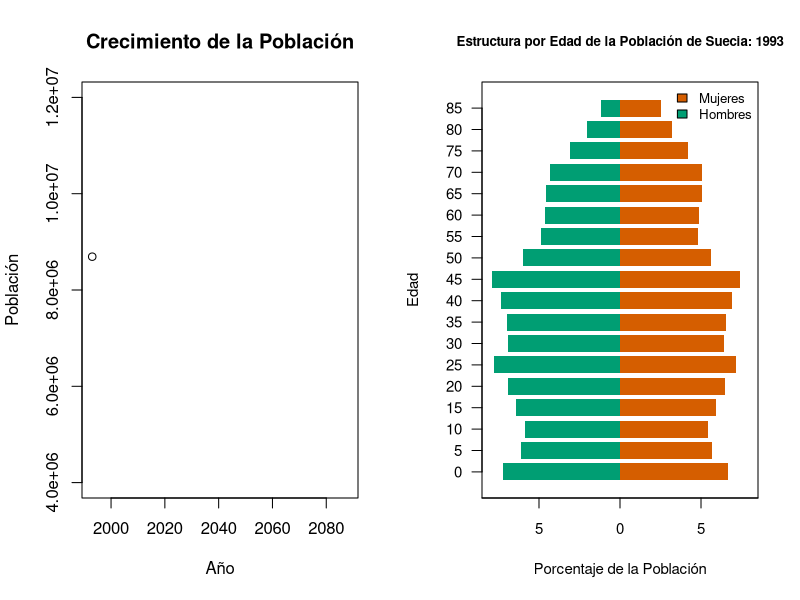
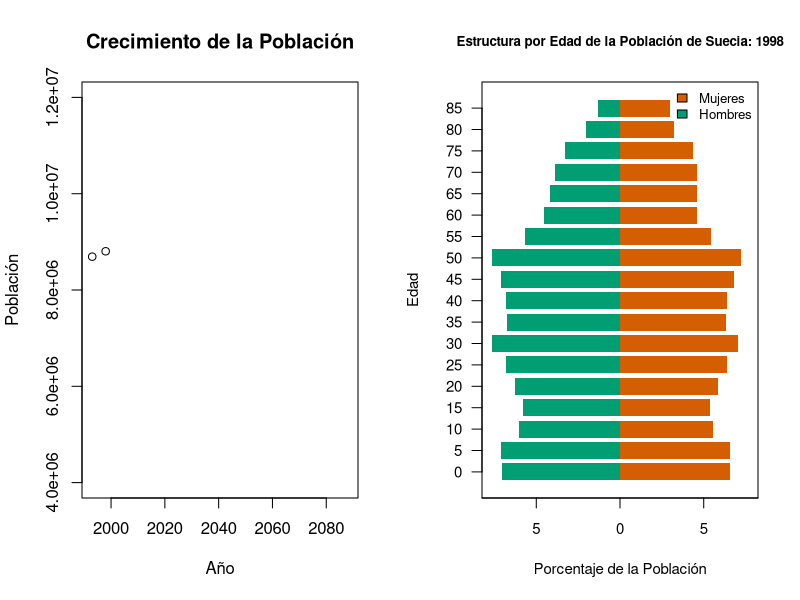
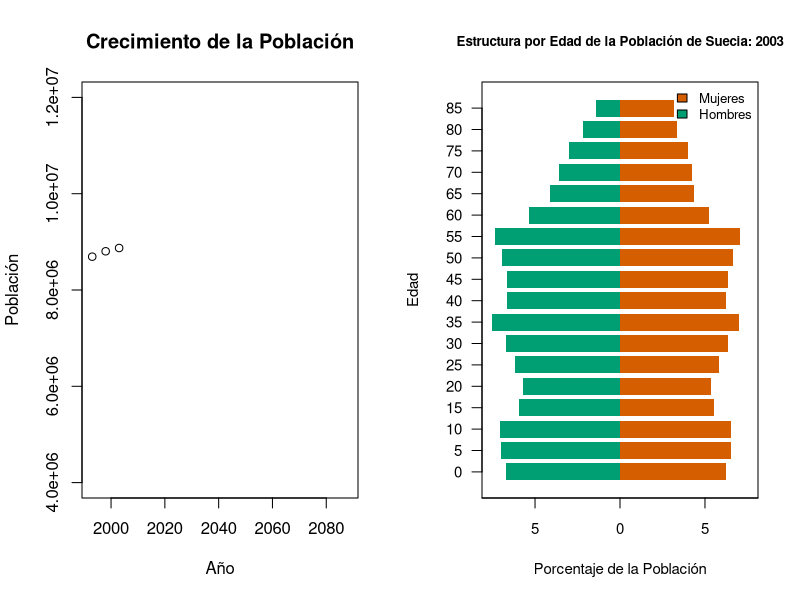
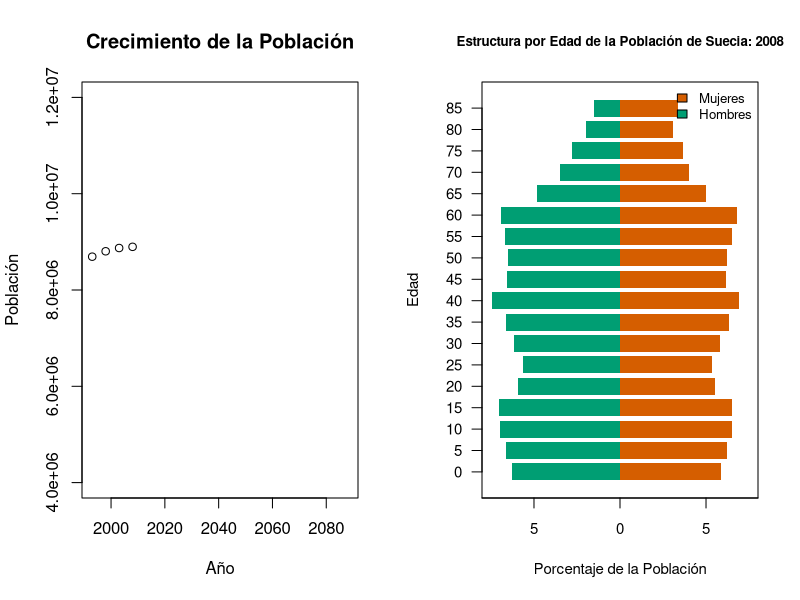
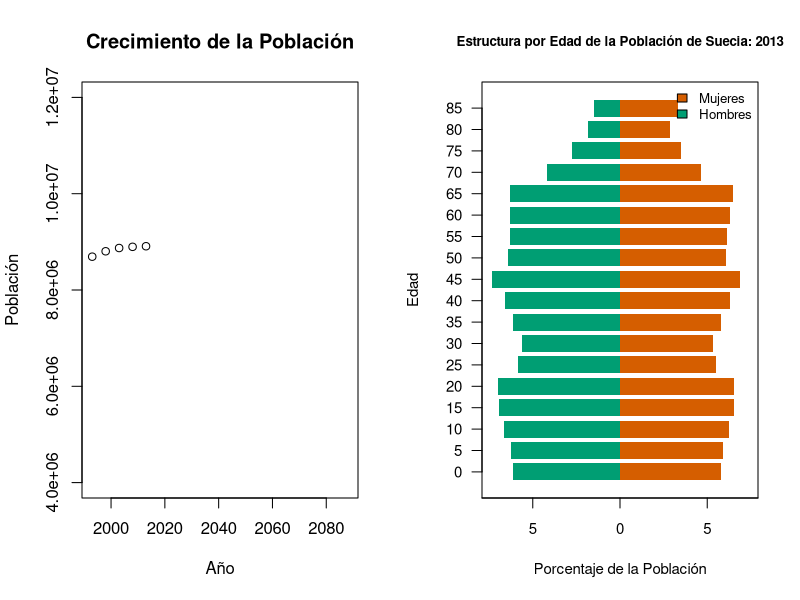
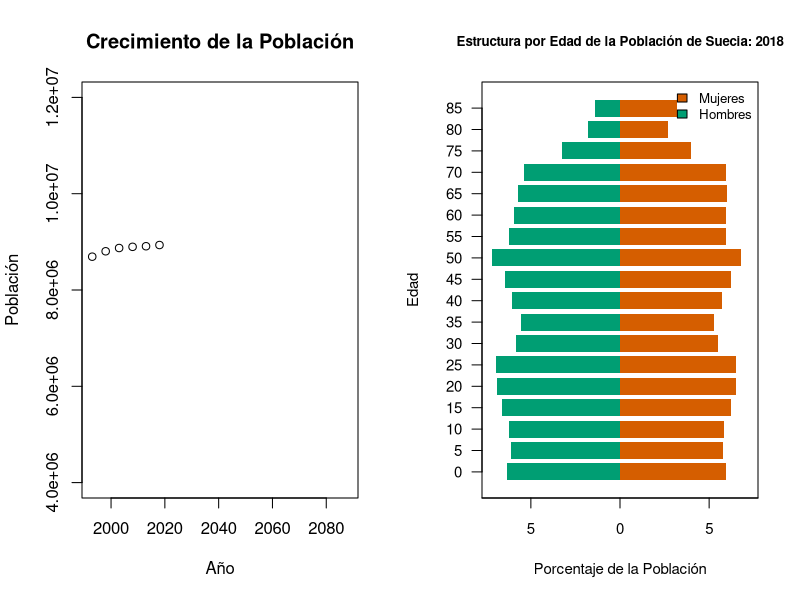
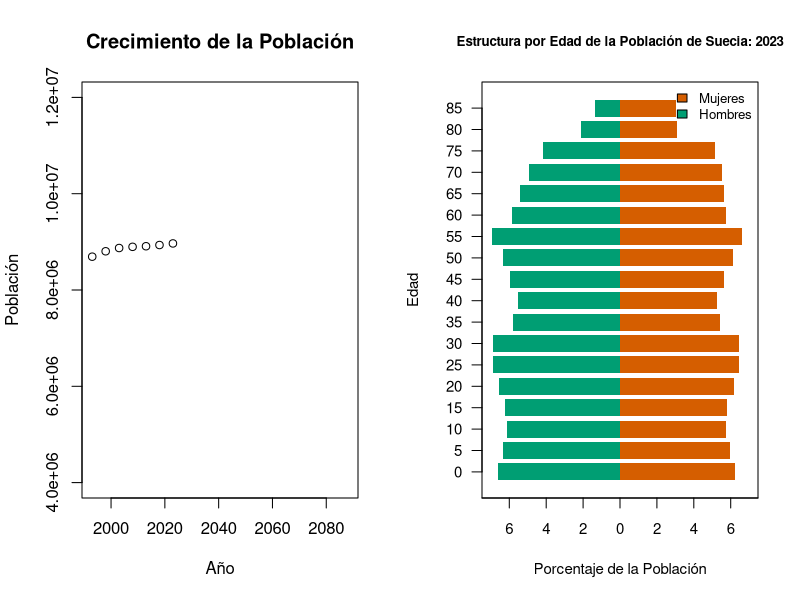
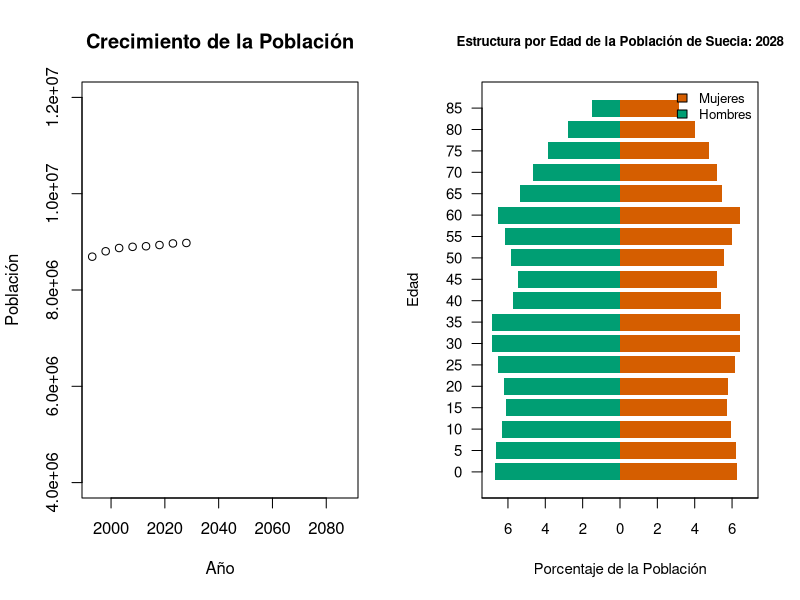

The R source for these figures, in order:
################################################################################
# Demografía 2024 IESTA                                                        #
# Daniel Ciganda                                                               # 
# Laboratorio: Proyecciones de Población                                       # 
# 03 de Diciembre de 2024                                                      #   
################################################################################
# El objetivo es proyectar una población estructurada por edad y sexo,
# en este caso, la población de Suecia, utilizando información sobre los
# cocientes de supervivencia en el intervalo de proyección y las tasas específicas 
# de fecundidad por edad.


# Función para preparar los datos para el gráfico de la pirámide de población
reshape_long <- function(dat, ini, int){
  
  dat <- as.data.frame(dat)
  
  # Extraer el año de los nombres de las columnas
  yrs <- unique(sub('^[fm]_','', names(dat)))
  
  # Verificar que solo hay un año en los datos
  if(length(yrs) != 1){
    stop("Los datos contienen múltiples años")
  }
  
  dat0 <- reshape(data = dat,
                  varying = names(dat),
                  direction = "long",
                  sep = "_")
  names(dat0) <- c("yr", "count", "count")
  ages_lon <- rbind(dat0[,1:2], dat0[,c(1,3)])
  ages_lon$group <- c(rep("females", nrow(dat0)), rep("males", nrow(dat0)))
  ages_lon$age <- rep(seq(0,(nrow(dat)*int)-int,int),2)
  totals_v <- apply(dat, 2, sum)
  ages_lon$totals <- rep(totals_v, each = length(seq(0,(nrow(dat)*int)-int,int)))
  ages_lon$pct <- ages_lon$count/ages_lon$totals

  ages_lon$pct[ages_lon$group == "males"] <- -ages_lon$pct[ages_lon$group == "males"]
  
  return(ages_lon)
}

# Función para graficar la estructura por edad y sexo de la población 
# (pirámide poblacional) 
pd_plot_base <- function(dat, pt = FALSE) {
  
  # Preparar datos
  ages <- dat$age[dat$group == "females"]
  pct_females <- dat$pct[dat$group == "females"]
  pct_males <- dat$pct[dat$group == "males"]
  
  # Establecer límites simétricos para el eje x
  max_pct <- max(abs(c(pct_females, pct_males)))
  xlim <- c(-max_pct, max_pct)
  ylim <- c(0.5, length(ages)+0.5)
  
  # Suprimir ejes y área de trazado predeterminados
  plot(0, 0, type = "n", xlim = xlim, ylim = ylim,
       xlab = "Porcentaje de la Población", ylab = "Edad",
       main = paste("Estructura por Edad de la Población de Suecia:", 
                    unique(dat$yr)),
       cex.main = 0.8, cex.axis = 0.9, cex.lab = 0.9, axes = FALSE)
  
  # Añadir eje y personalizado (edades)
  axis(2, at = 1:length(ages), labels = ages, las = 1, cex.axis = 0.9)
  
  # Añadir eje x personalizado con etiquetas positivas
  x_ticks <- pretty(xlim, n = 5)
  axis(1, at = x_ticks, labels = abs(x_ticks * 100), cex.axis = 0.9)
  box()
  
  # Graficar mujeres
  for (i in 1:length(ages)) {
    rect(0, i - 0.4, pct_females[i], i + 0.4, col = "#D55E00", border = NA)
  }
  
  # Graficar hombres
  for (i in 1:length(ages)) {
    rect(0, i - 0.4, pct_males[i], i + 0.4, col = "#009E73", border = NA)
  }
  
  # Añadir leyenda
  legend("topright", legend = c("Mujeres", "Hombres"), 
         fill = c("#D55E00", "#009E73"), bty = "n", cex = 0.8)
}

# Función para la matriz de Leslie modificada
leslie <- function(L, m) {
  n = length(L)
  M = matrix(0, n, n)
  
  # Probabilidades de supervivencia
  px <- exp(diff(log(L)))
  diag(M[-1,-ncol(M)]) <- px
  M[n,n-1] <- M[n,n] <- L[n]/(L[n-1] + L[n])
  
  # Tasas de fecundidad
  for(i in 1:(n-1)) {
    if(m[i] != 0 | m[i+1] != 0) {
      M[1,i] <- (m[i] + m[i+1] * L[i+1]/L[i])*5/2
    }
  }
  return(M)
}

# Función para proyectar la población y graficar resultados 
p_pop_base <- function(f, Lf, Lm, Nf, Nm, iter, ini, int, srb){
  
  # Variables necesarias para graficar el crecimiento de la población:
  
  # Población Total en cada año
  N <- rep(NA, iter+1)
  
  # Años
  Y <- as.numeric(seq(ini, by = int, len = iter))
  
  # data frame con Población Total por año (una entrada por fila)
  gw <- as.data.frame(cbind(Y, N))
    
  # Construir matrices para mujeres y hombres
  Mf <- leslie(L = Lf, m = f)
  Mm <- leslie(L = Lm, m = f)
  
  # Crear una matriz "pop" para guardar la población base y las proyecciones
  pop <- matrix(NA, length(Lf), 2*iter + 2)
  pop[,1] <- Nf
  pop[,2] <- Nm
  
  # Asignar nombres de columnas a 'pop'
  colnames(pop) <- character(ncol(pop))
  colnames(pop)[1:2] <- c(paste0('f_', ini), paste0('m_', ini))
  
  # Obtener la estructura por edad de la población base
  dat_long <- reshape_long(dat = pop[,1:2], ini = ini, int = int)
  
  # Calcular la población total en el año base y guardar como primer elemento
  # del vector "gw"
  gw$N[1] <- sum(pop[,1:2])
  
  # Graficar el tamaño de la población base y la pirámide
  par(mfrow = c(1, 2))
  
  # Gráfico de crecimiento poblacional
  plot(gw$Y, gw$N, type = "b", ylim = c(4e6, 12e6), 
       xlab = "Año", ylab = "Población",
       main = "Crecimiento de la Población")
  
  # Gráfico de pirámide
  pd_plot_base(dat = dat_long)
  
  # Proyectar la población de hombres y mujeres
  is <- seq(1,by=2,len=iter)
  
  for(i in is){
    
    pop[,i+2] <- Mf %*% pop[,i]
    pop[,i+3] <- Mm %*% pop[,i+1]
    
    # Guardar nacimientos
    births <- pop[1,i+2]
    
    # Calcular población en el primer grupo de edad
    pop[1,i+2] <- births / (1+srb) * Lf[1] / int
    pop[1,i+3] <- births * srb / (1+srb) * Lm[1] / int
    
    # Calcular el índice para el año actual
    idx <- which(is == i) + 1
    current_year <- gw$Y[idx]
    
    # Asignar nombres de columnas
    colnames(pop)[i+2] <- paste0('f_', current_year)
    colnames(pop)[i+3] <- paste0('m_', current_year)
    
    Sys.sleep(0.1)
    dat_long <- reshape_long(dat = pop[,c(i+2,i+3)], ini, int)
    
    gw$N[idx] <- sum(pop[,c(i+2,i+3)])  
    
    # Graficar el crecimiento poblacional y la pirámide actualizados
    par(mfrow = c(1, 2))
    
    # Gráfico de crecimiento poblacional
    plot(gw$Y, gw$N, type = "b", ylim = c(4e6, 12e6), xlab = "Año", ylab = "Población",
         main = "Crecimiento de la Población")
    
    # Gráfico de pirámide 
    pd_plot_base(dat_long)
  
  }
  
  
  return(pop)
}

# Cargar los datos (nuevamente, para mayor claridad)
swf <- read.table("datos/sweden_data_1993_females.txt", header=F)
names(swf) <- c("age", "p93", "L", "f")
swm <- read.table("datos/sweden_data_1993_males.txt", header=F)
names(swm) <- c("age", "p93", "L")

Lf <- swf$L
f <- swf$f
Lm <- swm$L
Nf <- swf$p93
Nm <- swm$p93

# Establecer el número de iteraciones
iter <- 20  # Ajustar según sea necesario

# Proyectar la población 
sw_pop <- p_pop_base(f = f,
                     Lf = Lf/100000,
                     Lm = Lm/100000,
                     Nf = Nf,
                     Nm = Nm,
                     iter = iter,
                     ini = 1993, 
                     int = 5,
                     srb = 1.05)

